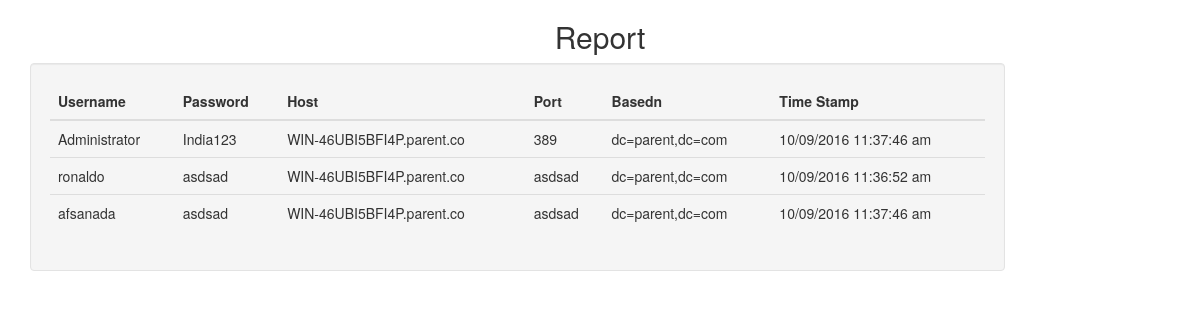
The app's page /report.php with its own data.
### tables this page shows
CREATE TABLE IF NOT EXISTS `ldap` (
  `id` int(25) NOT NULL AUTO_INCREMENT,
  `username` varchar(25) NOT NULL,
  `password` varchar(25) NOT NULL,
  `host` varchar(25) NOT NULL,
  `port` varchar(25) NOT NULL,
  `basedn` varchar(25) NOT NULL,
  `time_stamp` varchar(25) NOT NULL,
  PRIMARY KEY (`id`)
);

### report.php (the view, shortened to what this page needs)
<!DOCTYPE html>
<head>
	<link href="feed.css" rel="stylesheet">
	<link rel="stylesheet" href="http://maxcdn.bootstrapcdn.com/bootstrap/3.3.5/css/bootstrap.min.css">
</head>
<body>
<div class="container">
			<center><h2>Report</h2></center>
<?php
require_once("connection.php");
$id=$Arr['id'];?>
<div class="container">
       <div class="row">
          <div class="col-lg-10 col-sm-10 well">
            <table class="table" id="tblData">
              <thead>
			    <tr>
					<th>Username</th>
					<th>Password</th>
					<th>Host</th>
					<th>Port</th>
					<th>Basedn</th>
					<th>Time Stamp</th>
				</tr>
              </thead>
   <tbody>
<?php
if(isset($_POST['search']))
{
$search=$_POST['t1'];
$sql1="SELECT * FROM ldap WHERE store='$search'";
$result = $con->query($sql1);
	while($Arr = $result->fetch_array())
	{
	$id=$Arr['id'];
?>
<tr>
<td>
<?php echo $Arr['username']; ?>
</td>
    <td>
	<?php echo $Arr['password']; ?>
	</td>
	<td>
	<?php echo $Arr['host']; ?>
	</td>
	<td>
	<?php echo $Arr['port']; ?>
	</td>
	<td>
	<?php echo $Arr['basedn']; ?>
	</td>
	<td>
	<?php echo $Arr['time_stamp']; ?>
	</td>
	<tr>
	<?php
	}
}
else
{
$sql1="SELECT * FROM ldap";
$result = $con->query($sql1);
	while($Arr=$result->fetch_array())
	{
?>
<tr>
	<td>
<?php echo $Arr['username']; ?>
</td>
    <td>
	<?php echo $Arr['password']; ?>
	</td>
	<td>
	<?php echo $Arr['host']; ?>
	</td>
	<td>
	<?php echo $Arr['port']; ?>
	</td>
	<td>
	<?php echo $Arr['basedn']; ?>
	</td>
	<td>
	<?php echo $Arr['time_stamp']; ?>
	</td>
	</tr>
	<?php
	}
}
?>
     </tbody>
         </table>
</div>
</div>
</body>
</html>

### records on screen
ldap: username "Administrator", password "India123", host "WIN-46UBI5BFI4P.parent.co", port "389", basedn "dc=parent,dc=com", time_stamp "10/09/2016 11:37:46 am"
ldap: username "ronaldo", password "asdsad", host "WIN-46UBI5BFI4P.parent.co", port "asdsad", basedn "dc=parent,dc=com", time_stamp "10/09/2016 11:36:52 am"
ldap: username "afsanada", password "asdsad", host "WIN-46UBI5BFI4P.parent.co", port "asdsad", basedn "dc=parent,dc=com", time_stamp "10/09/2016 11:37:46 am"
